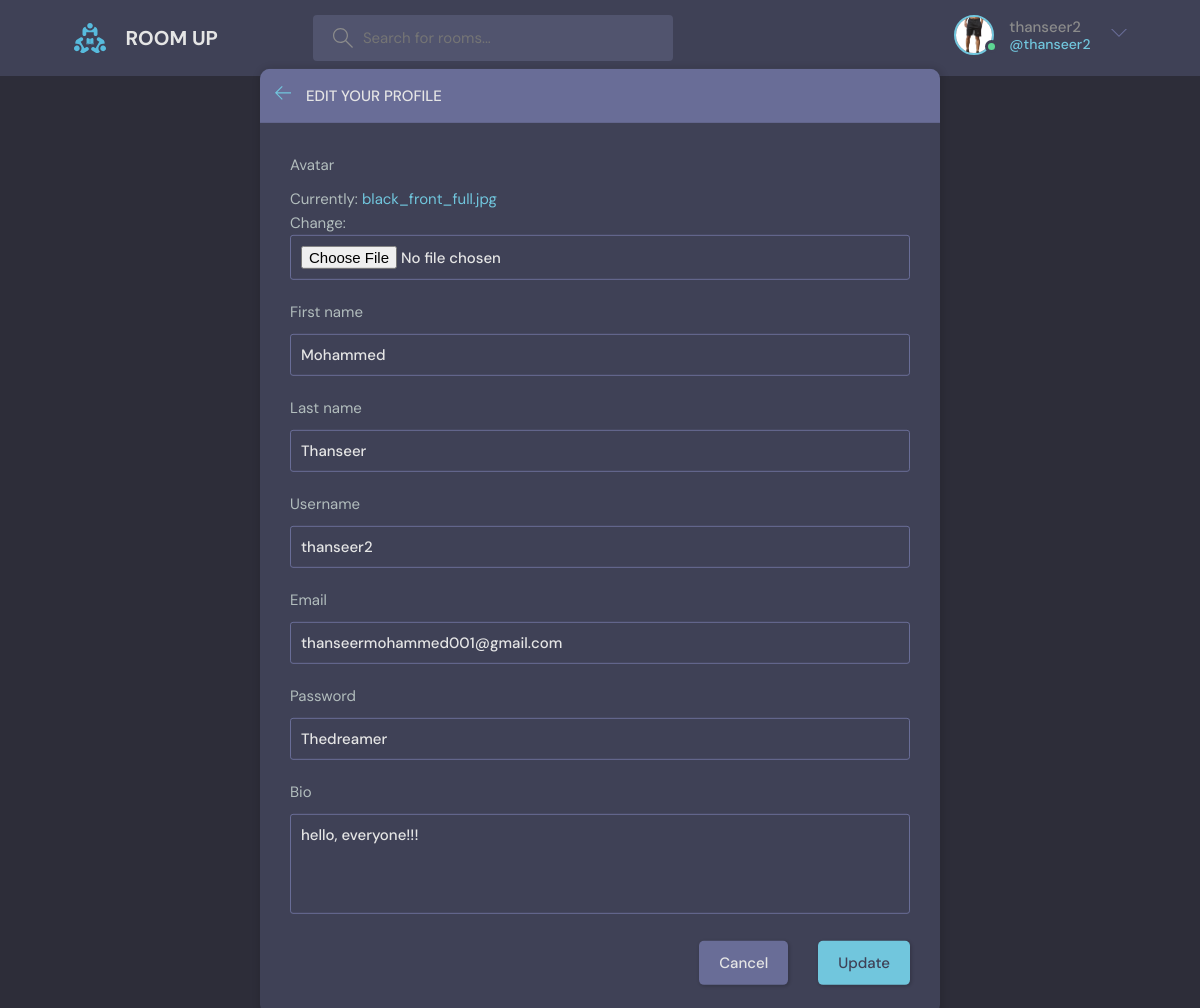
/updateuser/ (signed in), run on the app's committed database.
### hours/models.py (models this page shows)
class User(AbstractUser):
    name=models.CharField(max_length=200, null=True)
    email=models.EmailField(unique=True, null=True)
    bio=models.TextField(null=True)
    avatar=models.ImageField(null=True, default="avatar.svg")
    REQUIRED_FIELD=[]

### hours/views.py (the view)
# urls.py: path('updateuser/', views.updateUser, name="update-user"),
@login_required(login_url='login')
def updateUser(request):
    user = request.user
    form=UserForm(instance=user)
    if request.method=='POST':
        form =UserForm(request.POST, request.FILES, instance=user)
        if form.is_valid():
            form.save()
            login(request, user)
            return redirect('user-profile', pk=user.id)
    return render(request, 'dev/update-user.html', {'form': form
    } )

### hours/forms.py
class UserForm(ModelForm):
    class Meta:
        model =User
        fields=['avatar', 'first_name', 'last_name', 'username', 'email' , 'password', 'bio']

### hours/templates/dev/update-user.html (shortened to what this page needs)
{% extends 'layout.html' %}
{% block body %}
    <main class="update-account layout">
        <div class="container">
            <div class="layout__box">
                <div class="layout__boxHeader">
                    <div class="layout__boxTitle">
                        <a href="{% url 'home' %}">
                            <svg version="1.1" xmlns="http://www.w3.org/2000/svg" width="32" height="32"
                                viewBox="0 0 32 32">
                                <title>arrow-left</title>
                                <path
                                    d="M13.723 2.286l-13.723 13.714 13.719 13.714 1.616-1.611-10.96-10.96h27.625v-2.286h-27.625l10.965-10.965-1.616-1.607z">
                                </path>
                            </svg>
                        </a>
                        <h3>Edit your profile</h3>
                    </div>
                </div>
                <div class="layout__body">
                    <form class="form" action="" method="POST" enctype="multipart/form-data">
                      {% for field in form %}
                        <div class="form__group">
                            <label for="profile_pic" >{{field.label}}</label>
                            {{field}}
                        </div>
                        {% endfor %}
                        <div class="form__action">
                            <a class="btn btn--dark" href="{% url 'user-profile' user.id %}">Cancel</a>
                            <button class="btn btn--main" type="submit">Update</button>
                        </div>
                    </form>
                </div>
            </div>
        </div>
    </main>
{% endblock %}

### templates/navbar.html (shortened to what this page needs)
{% load static %}
<header class="header header--loggedIn">
    <div class="container">
      <a href="{% url 'home' %}" class="header__logo">
        <img src="{% static 'images/logo.svg' %}" />
        <h1>ROOM UP</h1>
      </a>
      <form class="header__search" method="GET" action="{% url 'home' %}">
        <label>
          <input name="q" placeholder="Search for rooms..." />
        </label>
      </form>
      <nav class="header__menu">
        {% if request.user.is_authenticated %}
        <div class="header__user">
          <a href="{% url 'user-profile' user.id %}">
            <div class="avatar avatar--medium active">
              <img src="{{user.avatar.url}}" />
            </div>
            <p>{{request.user.username}} <span>@{{request.user.username}}</span></p>
          </a>
          <button class="dropdown-button">
            <svg version="1.1" xmlns="http://www.w3.org/2000/svg" width="32" height="32" viewBox="0 0 32 32">
              <title>chevron-down</title>
              <path d="M16 21l-13-13h-3l16 16 16-16h-3l-13 13z"></path>
            </svg>
          </button>
        </div>
        {% else %}
        <a href="{% url 'login' %}">
          <img src="{% static 'images/avatar.svg' %}" />
          <p>Login</p>
        </a>
        {% endif %}
      </nav>
    </div>
  </header>

### data on the page
User: avatar (picture), user.username "thanseer2", form "Mohammed" "Thanseer" "thanseer2" "thanseermohammed001@gmail.com" "Thedreamer" "hello, everyone!!!"

### other printed values
{{ field.label }} "Avatar" "First name" "Last name" "Username" "Email" "Password" "Bio"
